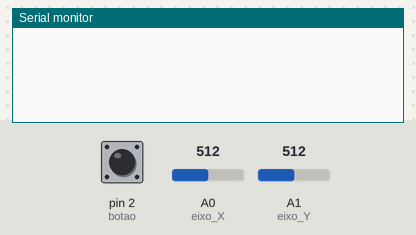
Bench run of a sketch on a simulated Arduino Uno, built with avr-gcc and run on an emulated ATmega328P. Parts: the last lines printed to the serial monitor. The inputs (shaded band) are chosen by the test bench; at power-on: A0 (eixo_X) = 512, pin 2 (botao) HIGH, A1 (eixo_Y) = 512.

Above: at 1.2 s.
1.3 s: A0 (eixo_X) set to 0
At 1.9 s:
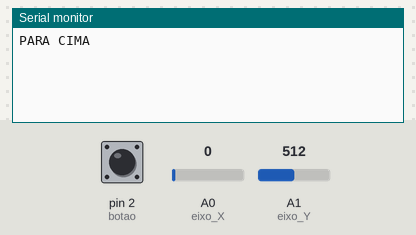
3.5 s: A0 (eixo_X) set to 1023
At 3.9 s:
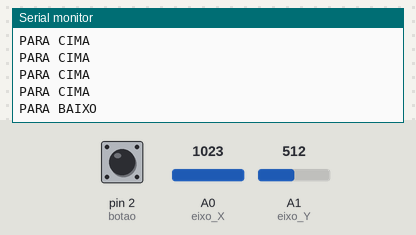

Measured:
- after the input at 1.3 s, the serial monitor: prints a new line after 0.20 s (image 1)
- after the input at 3.5 s, the serial monitor: prints a new line at once (image 2)

The sketch:

Programa__o_Joystick.ino
```cpp
int eixo_X= A0; //PINO REFERENTE A LIGAÇÃO DO EIXO X
int eixo_Y = A1; //PINO REFERENTE A LIGAÇÃO DO EIXO Y
int botao = 2; //PINO REFERENTE A LIGAÇÃO NO PINO KEY (EIXO Z)

void setup(){
  pinMode (botao, INPUT_PULLUP); //DEFINE A PORTA COMO ENTRADA / "_PULLUP" É PARA ATIVAR O RESISTOR INTERNO
  //DO ARDUINO PARA GARANTIR QUE NÃO EXISTA FLUTUAÇÃO ENTRE 0 (LOW) E 1 (HIGH)
  Serial.begin (9600); //INICIALIZA O MONITOR SERIAL
}
void loop(){

    if((analogRead(eixo_X)) == 0){ //SE LEITURA FOR IGUAL A 0, FAZ
        Serial.println("PARA CIMA"); //IMPRIME O TEXTO NO MONITOR SERIAL
    }else{
          if((analogRead(eixo_X)) == 1023){ //SE LEITURA FOR IGUAL A 1023, FAZ
              Serial.println("PARA BAIXO"); //IMPRIME O TEXTO NO MONITOR SERIAL
          }else{
                if((analogRead(eixo_Y)) == 0){ //SE LEITURA FOR IGUAL A 0, FAZ
                  Serial.println("DIREITA"); //IMPRIME O TEXTO NO MONITOR SERIAL
                }else{
                      if((analogRead(eixo_Y)) == 1023){ //SE LEITURA FOR IGUAL A 1023, FAZ
                          Serial.println("ESQUERDA"); //IMPRIME O TEXTO NO MONITOR SERIAL
                      }else{
                            if(digitalRead(botao) == LOW){ //SE LEITURA FOR IGUAL A HIGH, FAZ
                               Serial.println("BOTAO PRESSIONADO"); //IMPRIME O TEXTO NO MONITOR SERIAL
                            }
                      }
                }
          }
    }
    delay(500); //INTERVALO DE 500 MILISSEGUNDOS
}
```
